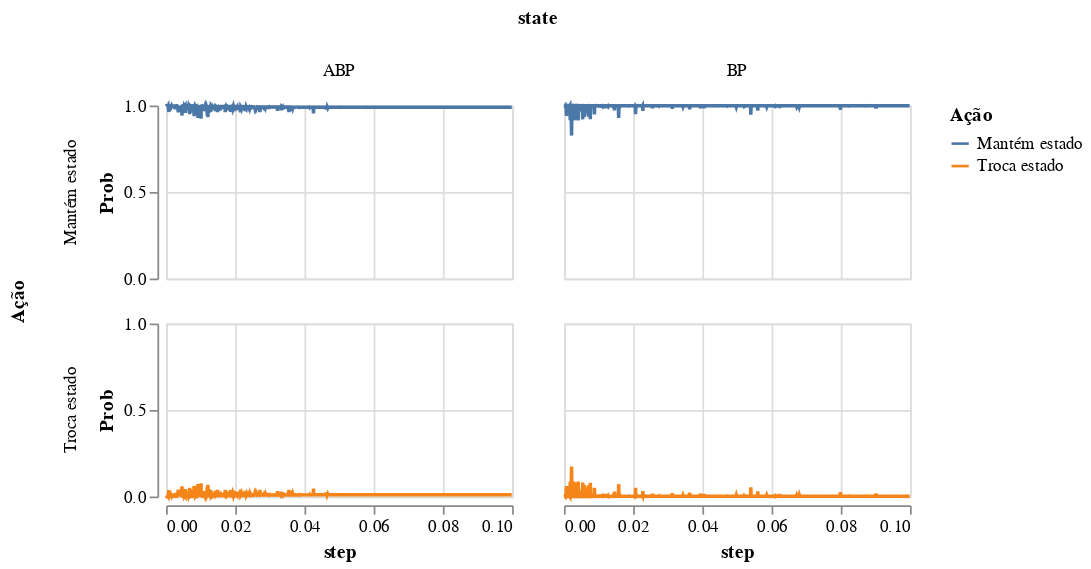

Notebook code cell kept with this figure:
### Code cell
alt.Chart(db_h_matrix.query('step < 0.1')).mark_line().encode(x = 'step', y = 'Prob:Q', color = 'Ação', column = 'state', row = 'Ação').properties(width = 200, height = 100)

### Figure 1 — Vega-Lite specification as saved in the notebook (floating-point values rounded to 4 significant figures; data arrays with more than 128 entries replaced by an {"elided": "..."} marker saying what was removed)
{"config": {"view": {"continuousWidth": 300, "continuousHeight": 300}}, "data": {"name": "data-7ddb667351d5f36b040e57381f589394"}, "mark": {"type": "line"}, "encoding": {"color": {"field": "Ação", "type": "nominal"}, "column": {"field": "state", "type": "nominal"}, "row": {"field": "Ação", "type": "nominal"}, "x": {"field": "step", "type": "quantitative"}, "y": {"field": "Prob", "type": "quantitative"}}, "height": 100, "width": 200, "$schema": "https://vega.github.io/schema/vega-lite/v5.17.0.json", "datasets": {"data-7ddb667351d5f36b040e57381f589394": {"elided": "4000 records"}}}
